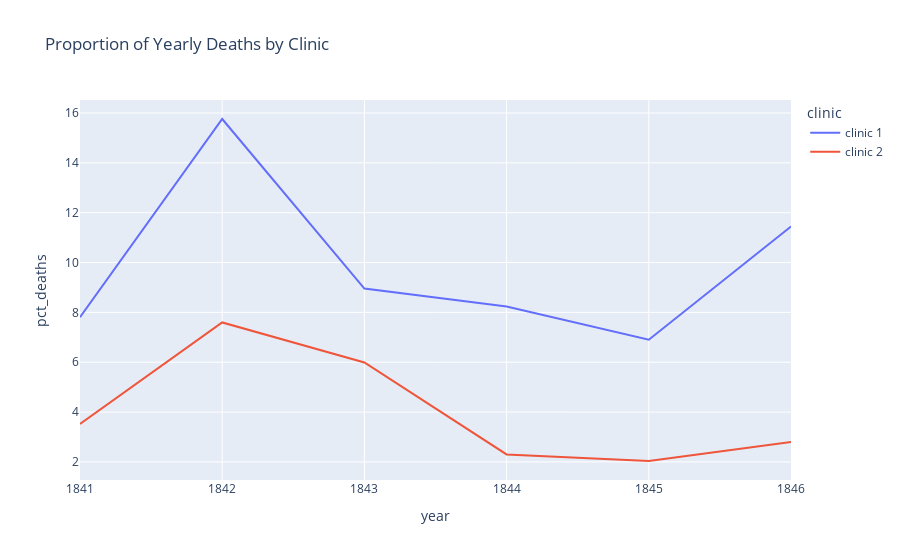

Source (notebook cell):
### Markdown cell above
### Plotting the Proportion of Yearly Deaths by Clinic

### Code cell
line = px.line(
    data_frame=df_yearly,
    x='year',
    y='pct_deaths',
    color='clinic',
    title='Proportion of Yearly Deaths by Clinic'
)

line.show()

### Figure 1 — Plotly figure (JSON) as saved in the notebook; plotly's stock layout.template omitted (floating-point values rounded to 4 significant figures)
{"data": [{"hovertemplate": "clinic=clinic 1<br>year=%{x}<br>pct_deaths=%{y}<extra></extra>", "legendgroup": "clinic 1", "line": {"color": "#636efa", "dash": "solid"}, "marker": {"symbol": "circle"}, "mode": "lines", "name": "clinic 1", "orientation": "v", "showlegend": true, "type": "scatter", "x": [1841, 1842, 1843, 1844, 1845, 1846], "xaxis": "x", "y": [7.806, 15.76, 8.954, 8.236, 6.901, 11.45], "yaxis": "y"}, {"hovertemplate": "clinic=clinic 2<br>year=%{x}<br>pct_deaths=%{y}<extra></extra>", "legendgroup": "clinic 2", "line": {"color": "#EF553B", "dash": "solid"}, "marker": {"symbol": "circle"}, "mode": "lines", "name": "clinic 2", "orientation": "v", "showlegend": true, "type": "scatter", "x": [1841, 1842, 1843, 1844, 1845, 1846], "xaxis": "x", "y": [3.522, 7.597, 5.988, 2.3, 2.036, 2.797], "yaxis": "y"}], "layout": {"legend": {"title": {"text": "clinic"}, "tracegroupgap": 0}, "title": {"text": "Proportion of Yearly Deaths by Clinic"}, "xaxis": {"anchor": "y", "domain": [0, 1], "title": {"text": "year"}}, "yaxis": {"anchor": "x", "domain": [0, 1], "title": {"text": "pct_deaths"}}}}
